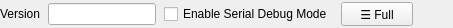
             <widget class="QWidget" name="wiz1x0_meta">
              <property name="maximumSize">
               <size>
                <width>16777215</width>
                <height>28</height>
               </size>
              </property>
              <layout class="QHBoxLayout" name="hbox_wiz1x0_meta">
               <property name="leftMargin">
                <number>0</number>
               </property>
               <property name="topMargin">
                <number>0</number>
               </property>
               <property name="rightMargin">
                <number>0</number>
               </property>
               <property name="bottomMargin">
                <number>0</number>
               </property>
               <property name="spacing">
                <number>8</number>
               </property>
               <item>
                <widget class="QLabel" name="lbl_wiz1x0_ver">
                 <property name="text">
                  <string>Version</string>
                 </property>
                </widget>
               </item>
               <item>
                <widget class="QLineEdit" name="wiz1x0_version">
                 <property name="maximumSize">
                  <size>
                   <width>110</width>
                   <height>16777215</height>
                  </size>
                 </property>
                 <property name="readOnly">
                  <bool>true</bool>
                 </property>
                </widget>
               </item>
               <item>
                <widget class="QCheckBox" name="wiz1x0_debug">
                 <property name="text">
                  <string>Enable Serial Debug Mode</string>
                 </property>
                </widget>
               </item>
               <item>
                <widget class="QPushButton" name="btn_wiz1x0_toggle">
                 <property name="text">
                  <string>☰ Full</string>
                 </property>
                 <property name="checkable">
                  <bool>true</bool>
                 </property>
                 <property name="maximumSize">
                  <size>
                   <width>72</width>
                   <height>24</height>
                  </size>
                 </property>
                </widget>
               </item>
               <item>
                <spacer>
                 <property name="orientation">
                  <enum>Qt::Horizontal</enum>
                 </property>
                 <property name="sizeHint" stdset="0">
                  <size>
                   <width>40</width>
                   <height>20</height>
                  </size>
                 </property>
                </spacer>
               </item>
              </layout>
             </widget>
